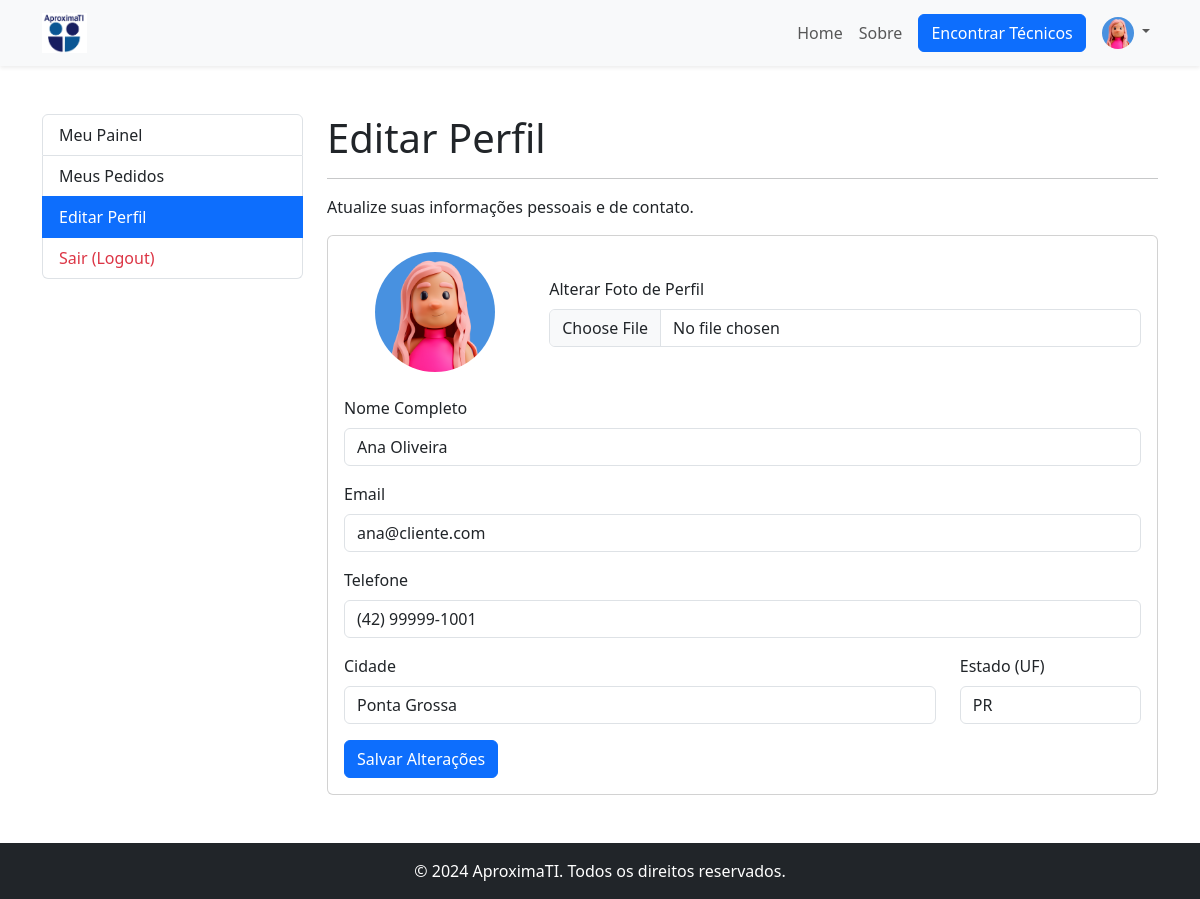
/painel/gerenciarPerfilCliente.php (signed in), run on the app's committed database.
### tables this page shows
CREATE TABLE `usuarios` (
  `id` int(11) NOT NULL,
  `nome` varchar(100) NOT NULL,
  `email` varchar(100) NOT NULL,
  `senha` varchar(255) NOT NULL,
  `tipo` enum('tecnico','cliente','admin') NOT NULL,
  `telefone` varchar(20) DEFAULT NULL,
  `cidade` varchar(100) DEFAULT NULL,
  `estado` char(2) DEFAULT NULL,
  `foto_perfil` varchar(255) DEFAULT NULL,
  `especialidade` varchar(255) DEFAULT NULL,
  `data_cadastro` datetime DEFAULT current_timestamp()
);

### classes/UsuarioDAO.php (called while the page is built, shortened)
<?php
class UsuarioDAO {
    private $pdo;
    public function __construct(PDO $pdo) {
        $this->pdo = $pdo;
    }
    public function buscarPorId($id) {
        try {
            $sql = "SELECT id, nome, email, telefone, cidade, estado, especialidade, foto_perfil FROM usuarios WHERE id = ?";
            $stmt = $this->pdo->prepare($sql);
            $stmt->execute([$id]);
            return $stmt->fetch();
        } catch (PDOException $e) {
            return false;
        }
    }
}
?>

### painel/gerenciarPerfilCliente.php (the view, shortened to what this page needs)
<?php
require_once '../includes/db.php';
require_once '../classes/UsuarioDAO.php';
$usuarioDAO = new UsuarioDAO($pdo);
$cliente = $usuarioDAO->buscarPorId($_SESSION['usuario_id']);
include '../includes/header.php';
?>
<main class="container my-5">
    <div class="row">
        <div class="col-md-3">
            <?php
                include '../includes/menuCliente.php';
            ?>
        </div>
        <div class="col-md-9">
            <h1>Editar Perfil</h1>
            <hr>
            <p>Atualize suas informações pessoais e de contato.</p>
            <div class="card">
                <div class="card-body">
                    <form action="../processa/processaEdicaoPerfilCliente.php" method="post" enctype="multipart/form-data">
                        <div class="row align-items-center mb-4">
                            <div class="col-md-3 text-center">
                                <img src="<?php echo $avatarUrl; ?>"
                                    alt="Avatar" class="rounded-circle img-fluid" style="width: 120px; height: 120px; object-fit: cover;">
                            </div>
                            <div class="col-md-9">
                                <label for="foto" class="form-label">Alterar Foto de Perfil</label>
                                <input class="form-control" type="file" id="foto" name="foto" accept="image/*">
                            </div>
                        </div>
                        <div class="mb-3">
                            <label for="nome" class="form-label">Nome Completo</label>
                            <input type="text" class="form-control" id="nome" name="nome" value="<?php echo htmlspecialchars($cliente['nome']); ?>" required>
                        </div>
                        <div class="mb-3">
                            <label for="email" class="form-label">Email</label>
                            <input type="email" class="form-control" id="email" name="email" value="<?php echo htmlspecialchars($cliente['email']); ?>" required>
                        </div>
                        <div class="mb-3">
                            <label for="telefone" class="form-label">Telefone</label>
                            <input type="text" class="form-control" id="telefone" name="telefone" value="<?php echo htmlspecialchars($cliente['telefone'] ?? ''); ?>">
                        </div>
                        <div class="row">
                            <div class="col-md-9 mb-3">
                                <label for="cidade" class="form-label">Cidade</label>
                                <input type="text" class="form-control" id="cidade" name="cidade" value="<?php echo htmlspecialchars($cliente['cidade'] ?? ''); ?>">
                            </div>
                            <div class="col-md-3 mb-3">
                                <label for="estado" class="form-label">Estado (UF)</label>
                                <input type="text" class="form-control" id="estado" name="estado" value="<?php echo htmlspecialchars($cliente['estado'] ?? ''); ?>" maxlength="2">
                            </div>
                        </div>
                        <button type="submit" class="btn btn-primary">Salvar Alterações</button>
                    </form>
                </div>
            </div>
        </div>
    </div>
</main>
<?php
include '../includes/footer.php';
?>

### data on the page
usuarios: nome "Ana Oliveira", email "ana@cliente.com", telefone "(42) 99999-1001", cidade "Ponta Grossa", estado "PR"
